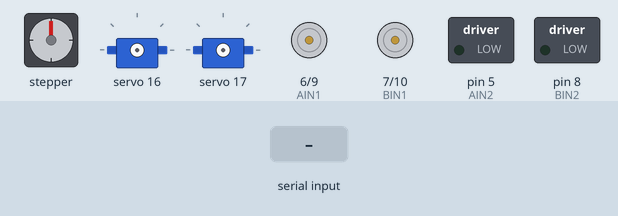
Simulated run of this sketch. Board: Arduino Uno, built with avr-gcc and run on an emulated ATmega328P. Shown: stepper motor, 2 × servo, direction and speed pins drawn as motors (green arrow = direction pin HIGH = forward, orange = LOW = backward, longer = more drive), switched loads named in the sketch (green lamp = pin HIGH). Wiring (inferred from the names in the program): stepper motor driver (200 steps per turn assumed): step pin 12; direction pin 11. The test bench sets the inputs (shaded band). Pins used as bus, display or sensor lines are not drawn.

Above: at 1.2 s.
1.3 s: "D" received over Serial
2.8 s: "W" received over Serial
4.3 s: "E" received over Serial
At 5.0 s:
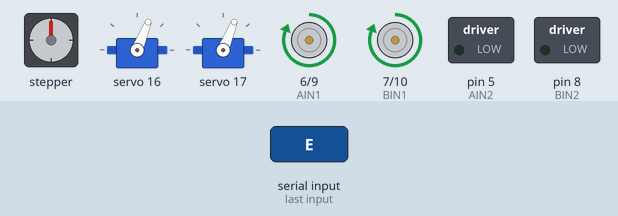
At 7.1 s:
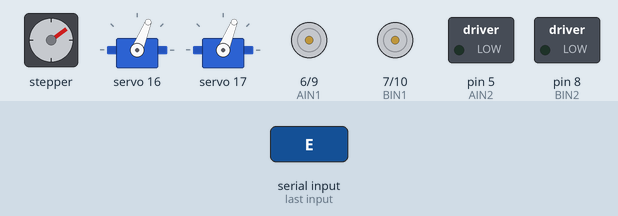
7.3 s: "E" received over Serial
At 8.5 s:
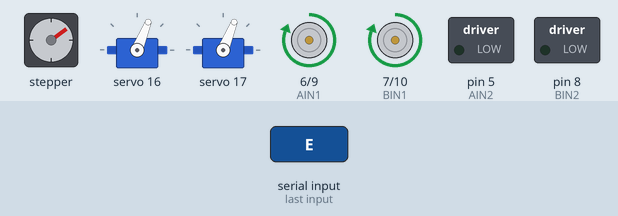
Timing chart, 0 to 10.8 s (numbered marks = the images above; inputs shaded):
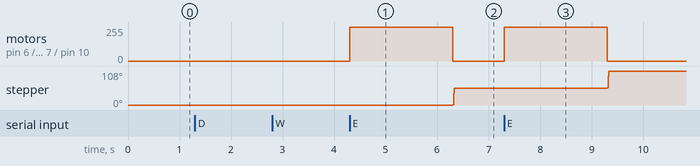

Measured:
- after the input at 4.3 s, motor on pin 6 (AIN1) / pin 9 (PWMA), motor on pin 7 (BIN1) / pin 10 (PWMB): stopped → forward 255/255 at once, → stopped 2.0 s later; stepper: turns 54° clockwise, starting after 2.0 s
- after the input at 7.3 s, motor on pin 6 (AIN1) / pin 9 (PWMA), motor on pin 7 (BIN1) / pin 10 (PWMB): stopped → forward 255/255 at once, → stopped 2.0 s later; stepper: turns 54° clockwise, starting after 2.0 s

The sketch:

sketch_apr24a.ino
```cpp
#include <Wire.h>
#include <Adafruit_PWMServoDriver.h>
#include <Stepper.h>

// === PCA9685 Setup ===
Adafruit_PWMServoDriver pwm = Adafruit_PWMServoDriver(0x41); // I2C address

// === TB6612 DC Motor Pins
#define AIN2 5
#define AIN1 6
#define BIN1 7
#define BIN2 8
#define PWMA 9
#define PWMB 10

// === Stepper Motor Pins
#define DIR_PIN 11
#define STEP_PIN 12

const int STEPS_PER_REVOLUTION = 200;
Stepper myStepper(STEPS_PER_REVOLUTION, STEP_PIN, DIR_PIN);

// === Servo Setup ===
int servo0Pos = 300; // Starting positions
int servo1Pos = 300;
const int SERVO_MIN = 150;
const int SERVO_MAX = 600;

void setup() {
  Serial.begin(9600);
  pwm.begin();
  pwm.setPWMFreq(60);

  // DC Motor Setup
  pinMode(AIN1, OUTPUT);
  pinMode(AIN2, OUTPUT);
  pinMode(PWMA, OUTPUT);
  pinMode(BIN1, OUTPUT);
  pinMode(BIN2, OUTPUT);
  pinMode(PWMB, OUTPUT);

  // Stepper Setup
  pinMode(DIR_PIN, OUTPUT);
  pinMode(STEP_PIN, OUTPUT);
}

void loop() {
  if (Serial.available()) {
    char command = Serial.read();

    if (command == 'D') { // Servo 0 move right
      servo0Pos += 5;
      if (servo0Pos > SERVO_MAX) servo0Pos = SERVO_MAX;
      pwm.setPWM(0, 0, servo0Pos);

    } else if (command == 'A') { // Servo 0 move left
      servo0Pos -= 5;
      if (servo0Pos < SERVO_MIN) servo0Pos = SERVO_MIN;
      pwm.setPWM(0, 0, servo0Pos);

    } else if (command == 'W') { // Servo 1 move right
      servo1Pos += 5;
      if (servo1Pos > SERVO_MAX) servo1Pos = SERVO_MAX;
      pwm.setPWM(1, 0, servo1Pos);

    } else if (command == 'S') { // Servo 1 move left
      servo1Pos -= 5;
      if (servo1Pos < SERVO_MIN) servo1Pos = SERVO_MIN;
      pwm.setPWM(1, 0, servo1Pos);

    } else if (command == 'E') { // ENTER pressed: run DC motors and stepper
      // Run DC motors forward
      digitalWrite(AIN1, HIGH);
      digitalWrite(AIN2, LOW);
      analogWrite(PWMA, 255);  // Full speed

      digitalWrite(BIN1, HIGH);
      digitalWrite(BIN2, LOW);
      analogWrite(PWMB, 255);  // Full speed

      delay(2000);  // Run motors for 2 seconds

      // Stop DC motors
      analogWrite(PWMA, 0);
      analogWrite(PWMB, 0);

      // Move stepper motor 30 steps forward
      digitalWrite(DIR_PIN, HIGH); // Choose direction
      for (int i = 0; i < 30; i++) {
        digitalWrite(STEP_PIN, HIGH);
        delayMicroseconds(500); // Adjust speed as needed
        digitalWrite(STEP_PIN, LOW);
        delayMicroseconds(500);
      }
    }
  }
}
```
